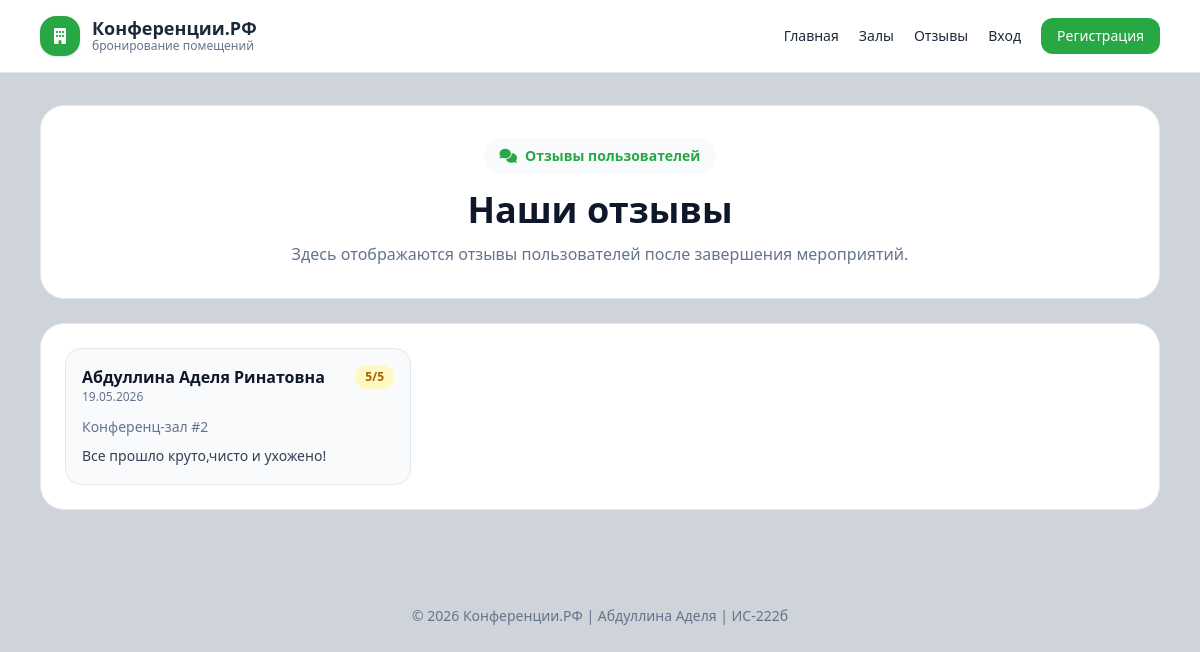
The app's page /reviews/ with its own data.
### booking/models.py (models this page shows, shortened)
class Review(models.Model):
    booking_request = models.OneToOneField(
        BookingRequest,
        on_delete=models.CASCADE,
        related_name='review',
        verbose_name='Заявка'
    )
    user = models.ForeignKey(
        User,
        on_delete=models.CASCADE,
        related_name='reviews',
        verbose_name='Пользователь'
    )
    text = models.TextField(
        verbose_name='Текст отзыва'
    )
    rating = models.PositiveSmallIntegerField(
        default=5,
        verbose_name='Оценка'
    )
    created_at = models.DateTimeField(
        default=timezone.now,
        verbose_name='Дата отзыва'
    )
    class Meta:
        verbose_name = 'Отзыв'
        verbose_name_plural = 'Отзывы'
        ordering = ['-created_at']

class Profile(models.Model):
    user = models.OneToOneField(
        User,
        on_delete=models.CASCADE,
        verbose_name='Пользователь'
    )
    full_name = models.CharField(
        max_length=150,
        verbose_name='ФИО',
        validators=[
            RegexValidator(
                regex=r'^[А-Яа-яЁё\s-]+$',
                message='ФИО должно содержать только кириллицу, пробелы и дефис'
            )
        ]
    )
    phone = models.CharField(
        max_length=16,
        verbose_name='Телефон',
        validators=[
            RegexValidator(
                regex=r'^8\(\d{3}\)\d{3}-\d{2}-\d{2}$',
                message='Телефон должен быть в формате 8(XXX)XXX-XX-XX'
            )
        ]
    )
    email = models.EmailField(
        verbose_name='Электронная почта'
    )
    created_at = models.DateTimeField(
        auto_now_add=True,
        verbose_name='Дата регистрации'
    )
    class Meta:
        verbose_name = 'Профиль пользователя'
        verbose_name_plural = 'Профили пользователей'

class BookingRequest(models.Model):
    STATUS_NEW = 'new'
    STATUS_ASSIGNED = 'assigned'
    STATUS_COMPLETED = 'completed'
    STATUS_REJECTED = 'rejected'
    STATUS_CHOICES = [
        (STATUS_NEW, 'Новая'),
        (STATUS_ASSIGNED, 'Мероприятие назначено'),
        (STATUS_COMPLETED, 'Мероприятие завершено'),
        (STATUS_REJECTED, 'Отклонена'),
    ]
    PAYMENT_CARD = 'card'
    PAYMENT_TRANSFER = 'transfer'
    PAYMENT_QR = 'qrcode'
    PAYMENT_CHOICES = [
        (PAYMENT_CARD, 'Оплата картой МИР'),
        (PAYMENT_TRANSFER, 'Постоплата в офисе организации'),
        (PAYMENT_QR, 'Предоплата по QR-коду'),
    ]
    user = models.ForeignKey(
        User,
        on_delete=models.CASCADE,
        related_name='booking_requests',
        verbose_name='Пользователь'
    )
    room = models.ForeignKey(
        Room,
        on_delete=models.PROTECT,
        related_name='booking_requests',
        verbose_name='Помещение'
    )
    event_date = models.DateField(
        verbose_name='Дата проведения конференции'
    )
    conference_start = models.DateTimeField(
        verbose_name='Предпочтительное время начала конференции',
        null=True,
        blank=True
        )
    payment_method = models.CharField(
        max_length=20,
        choices=PAYMENT_CHOICES,
        verbose_name='Способ оплаты'
    )
    status = models.CharField(
        max_length=20,
        choices=STATUS_CHOICES,
        default=STATUS_NEW,
        verbose_name='Статус заявки'
    )
    comment = models.TextField(
        blank=True,
        verbose_name='Комментарий к заявке'
    )
    created_at = models.DateTimeField(
        auto_now_add=True,
        verbose_name='Дата создания заявки'
    )
    updated_at = models.DateTimeField(
        auto_now=True,
        verbose_name='Дата обновления заявки'
    )
    class Meta:
        verbose_name = 'Заявка'
        verbose_name_plural = 'Заявки'
        ordering = ['-created_at']

class Room(models.Model):
    name = models.CharField(
        max_length=100,
        verbose_name='Название помещения'
    )
    capacity = models.PositiveIntegerField(
        verbose_name='Вместимость'
    )
    description = models.TextField(
        blank=True,
        verbose_name='Описание'
    )
    is_active = models.BooleanField(
        default=True,
        verbose_name='Доступно для бронирования'
    )
    created_at = models.DateTimeField(
        auto_now_add=True,
        verbose_name='Дата создания'
    )
    class Meta:
        verbose_name = 'Помещение'
        verbose_name_plural = 'Помещения'
        ordering = ['name']

### booking/views.py (the view)
# urls.py: path('reviews/', views.review_list_view, name='review_list'),
def review_list_view(request):
    reviews = (
        Review.objects
        .select_related(
            'user',
            'user__profile',
            'booking_request',
            'booking_request__room'
        )
        .filter(booking_request__status=BookingRequest.STATUS_COMPLETED)
        .order_by('-created_at')
    )
    paginator = Paginator(reviews, 9)
    page_number = request.GET.get('page')
    page_obj = paginator.get_page(page_number)
    return render(request, 'rooms/list_reviews.html', {
        'page_obj': page_obj
    })

### booking/templates/rooms/list_reviews.html (shortened to what this page needs)
{% extends 'base.html' %}
{% block content %}
<section class="fade-up bg-white rounded-[24px] border border-slate-200 p-6 md:p-8 mb-6">
    <div class="text-center max-w-2xl mx-auto">
        <div class="inline-flex items-center gap-2 px-4 py-2 rounded-full bg-gray-50 text-[#28A745] text-sm font-semibold mb-4">
            <i class="fa-solid fa-comments"></i>
            Отзывы пользователей
        </div>
        <h1 class="text-3xl md:text-4xl font-bold text-slate-900 mb-3">
            Наши отзывы
        </h1>
        <p class="text-slate-500">
            Здесь отображаются отзывы пользователей после завершения мероприятий.
        </p>
    </div>
</section>
<section class="fade-up bg-white rounded-[24px] border border-slate-200 p-5 md:p-6">
    {% if page_obj %}
        <div class="grid md:grid-cols-2 lg:grid-cols-3 gap-4">
            {% for review in page_obj %}
                <div class="rounded-2xl bg-slate-50 border border-slate-200 p-4 hover:bg-white transition">
                    <div class="flex items-start justify-between gap-3 mb-3">
                        <div>
                            <div class="font-bold text-slate-900">
                                {% if review.user.profile.full_name %}
                                    {{ review.user.profile.full_name }}
                                {% else %}
                                    {{ review.user.username }}
                                {% endif %}
                            </div>
                            <div class="text-xs text-slate-500">
                                {{ review.created_at|date:"d.m.Y" }}
                            </div>
                        </div>
                        <div class="px-2.5 py-1 rounded-full bg-yellow-100 text-yellow-700 text-xs font-semibold">
                            {{ review.rating }}/5
                        </div>
                    </div>
                    <div class="text-sm text-slate-500 mb-2">
                        {{ review.booking_request.room.name }}
                    </div>
                    <p class="text-slate-700 text-sm leading-relaxed">
                        {{ review.text }}
                    </p>
                </div>
            {% endfor %}
        </div>
    {% endif %}
</section>
{% endblock %}

### booking/templates/base.html (style rules this page uses)
.fade-up { animation: fadeUp 0.35s ease both; }

### records on screen
Review: user.profile.full_name "Абдуллина Аделя Ринатовна", created_at "19.05.2026", rating "5", booking_request.room.name "Конференц-зал #2", text "Все прошло круто,чисто и ухожено!"
